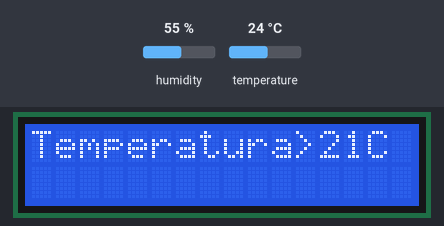
A sketch run on a simulated Arduino Uno, built with avr-gcc and run on an emulated ATmega328P. Shown: 16×2 character LCD. The test bench sets the inputs (shaded band); at power-on: temperature 24 °C, humidity 55 %.

Above: at 3.2 s.
3.3 s: temperature set to 12 °C
At 6.4 s:
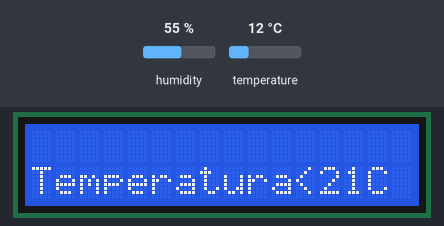
6.7 s: temperature set to 28 °C
At 8.3 s:
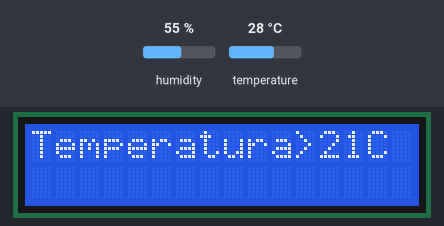
10.0 s: temperature set to 19 °C
At 13.4 s:
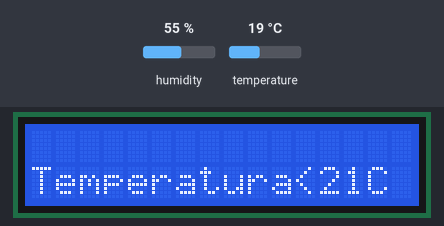
Timing chart, 0 to 14.9 s (numbered marks = the images above; inputs shaded):
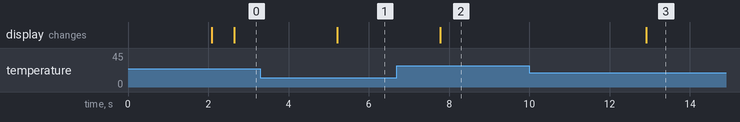

The sketch:

sketch_jul28b.ino
```cpp
#include <LiquidCrystal_I2C.h>
#include <Wire.h>    // incluye libreria para interfaz I2C
#include "DHT.h"


LiquidCrystal_I2C lcd(0x27, 16, 2); // si no te sale con esta direccion  puedes usar (0x3f,16,2) || (0x27,16,2)  ||(0x20,16,2)
#define DHTPIN 3
#define DHTTYPE DHT22 //DHT22
DHT dht(DHTPIN, DHTTYPE);
int temperatura;
int humedad;
int vcc= 11;


void setup() {
  // put your setup code here, to run once:
//Serial.begin(9600);
dht.begin();
lcd.init();
lcd.clear();
lcd.backlight();
 lcd.setCursor(0,1);
lcd.print("DHT22 sensor on");
delay(2000);
lcd.clear();
}

void loop() {
    digitalWrite(vcc,HIGH);
  // put your main code here, to run repeatedly:

temperatura=dht.readTemperature();
humedad=dht.readHumidity();
delay(500);

 lcd.clear();
 lcd.setCursor(1,2);
 lcd.print("ENGINAUT");
 lcd.setCursor(1,1);
 lcd.print("Temperatura:  ");
 lcd.print(temperatura);
 lcd.setCursor(1,0);
 lcd.print("Humedad:      ");
 lcd.print(humedad);
 lcd.print("%");
if(temperatura>21)
{
  lcd.clear();
  lcd.setCursor(0,0);
  lcd.print("Temperatura>21C");
  delay(2000);
}
else
{
  lcd.clear();
  lcd.setCursor(0,1);
  lcd.print("Temperatura<21C");
  delay(2000);
}
}
```

Measured:
- after the input at 3.3 s, the display: changes after 1.9 s (image 1)
- after the input at 6.7 s, the display: changes after 1.1 s (image 2)
- after the input at 10.0 s, the display: changes after 2.9 s (image 3)
